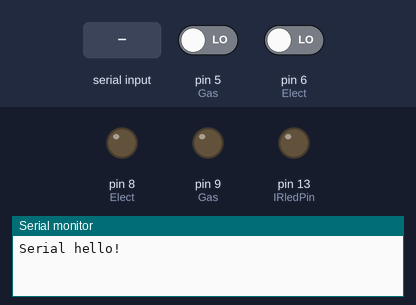
This sketch was run on a simulated Arduino Uno, built with avr-gcc and run on an emulated ATmega328P. Shown: output pins drawn as LEDs (lit = HIGH), the last lines printed to the serial monitor. Dashed ring = blinking. The test bench sets the inputs (shaded band); at power-on: pin 5 (Gas) LOW, pin 6 (Elect) LOW.

Above: at 1.2 s.
1.3 s: "T90\n" received over the second serial link
At 2.2 s:
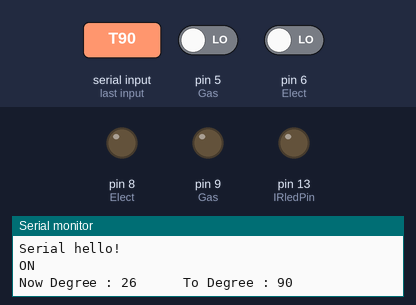
4.3 s: pin 5 (Gas) driven HIGH
At 6.0 s:
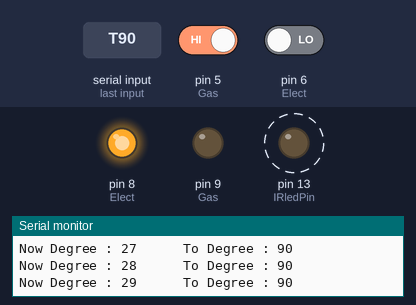
7.3 s: pin 6 (Elect) driven HIGH
At 10.0 s:
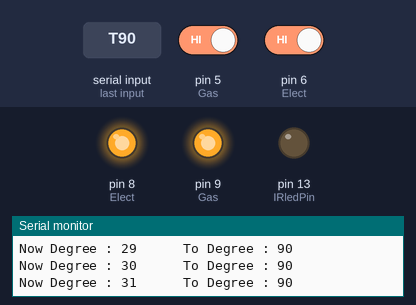
10.3 s: pin 5 (Gas) driven LOW
13.3 s: "F90\n" received over the second serial link
16.3 s: pin 6 (Elect) driven LOW
At 17.7 s:
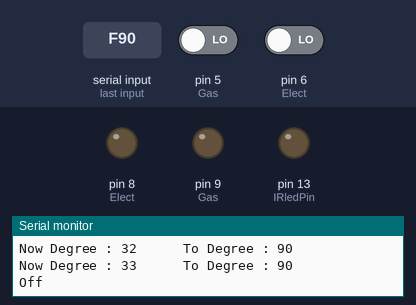
Timing chart, 0 to 18.9 s (numbered marks = the images above; inputs shaded):
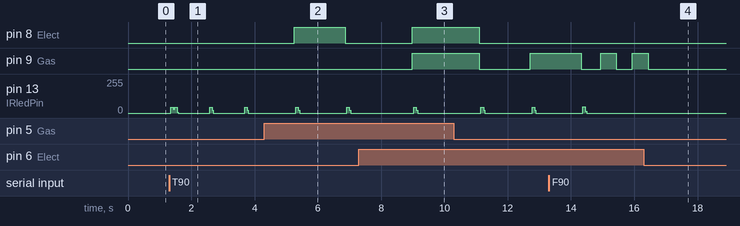

Measured:
- after the input at 4.3 s, pin 8 (Elect): LOW → HIGH after 0.95 s, → LOW 1.6 s later
- after the input at 7.3 s, pin 9 (Gas): LOW → HIGH after 1.7 s
- after the input at 16.3 s, pin 9 (Gas): goes on until 16.4 s, then stays LOW

The sketch:

remoteModule.ino
```cpp
#include <SoftwareSerial.h>

int IRledPin = 13;
SoftwareSerial mySerial(2,3);//RX TX
char deg;
bool isWork = false;
bool asdf = false;
String a;
String b;
int toDeg = 25;
int nowDeg = 25;

bool isGas = false;
bool isElect = false;

//T = 84 F = 70

void setup() {
  pinMode(5, INPUT); //Gas
  pinMode(6, INPUT); //Elect

  pinMode(8, OUTPUT); //Elect
  pinMode(9, OUTPUT); //Gas

  pinMode(IRledPin, OUTPUT);

  Serial.begin(9600);
  Serial.println("Serial hello!");

  mySerial.begin(9600);
  mySerial.println("hello!");
}

void loop() {
   if(digitalRead(5) == HIGH){
    isGas = !isGas;
    if(isGas){
      mySerial.println("G1");
    }else{
      mySerial.println("G0");
    }
    delay(500);
   }
   if(digitalRead(6) == HIGH){
    isElect = !isElect;
    if(isElect){
      mySerial.println("E1");
    }else{
      mySerial.println("E0");
    }
    delay(500);
   }
   if(isGas){
     digitalWrite(8, HIGH);
   }else{
    digitalWrite(8, LOW);
   }
   if(isElect){
    digitalWrite(9, HIGH);
   }else{
    digitalWrite(9, LOW);
   }

   if(mySerial.available()){
//    Serial.write(mySerial.read());
    deg = mySerial.read();
//    Serial.println(deg);
    if(deg == 'T' || deg == 'F' || deg == 'E' || deg == 'G'){
      if(deg == 'T'){
        TurnOn();
        isWork = true;
        Serial.println("ON");
      }else if (deg == 'F'){
        TurnOff();
        isWork = false;
        Serial.println("Off");
        nowDeg = 25;
      }else if(deg == 'E'){
        Serial.println("E");
        isElect = false;
      }else if(deg == 'G'){
        Serial.println("G");
        isGas = false;
      }else{

      }
    }else{
      a = String(deg);
      b+=a;
//    Serial.println(a);
      if(asdf){
//      Serial.println(b.toInt());
        toDeg = b.toInt();
        b="";
        asdf = false;
      }else{
        asdf = true;
      }
    }
//    Serial.println(mySerial.read());
//    Serial.write(mySerial.read() == 1);
   }
   if(Serial.available()){
    mySerial.write(Serial.read());
   }

   if(isWork){
      if(nowDeg > toDeg){
        TempDown();
        nowDeg--;
        Serial.print("Now Degree : ");
        Serial.print(nowDeg);
        Serial.print("      To Degree : ");
        Serial.println(toDeg);
        delay(1000);
      }else if(nowDeg < toDeg){
        TempUp();
        nowDeg++;
        Serial.print("Now Degree : ");
        Serial.print(nowDeg);
        Serial.print("      To Degree : ");
        Serial.println(toDeg);
        delay(1000);
      }
   }
}

void pulseIR(long microsecs) {
  // we'll count down from the number of microseconds we are told to wait

  cli();  // this turns off any background interrupts

  while (microsecs > 0) {
    // 38 kHz is about 13 microseconds high and 13 microseconds low
   digitalWrite(IRledPin, HIGH);  // this takes about 3 microseconds to happen
   delayMicroseconds(10);         // hang out for 10 microseconds
   digitalWrite(IRledPin, LOW);   // this also takes about 3 microseconds
   delayMicroseconds(10);         // hang out for 10 microseconds

   // so 26 microseconds altogether
   microsecs -= 26;
  }

  sei();  // this turns them back on
}
void TurnOn() {
  delayMicroseconds(31748); //Time off (Left Column on serial monitor)
  pulseIR(2940);           //Time on  (Right Column on serial monitor)
  delayMicroseconds(8880);
  pulseIR(500);
  delayMicroseconds(1520);
  pulseIR(480);
  delayMicroseconds(540);
  pulseIR(500);
  delayMicroseconds(560);
  pulseIR(460);
  delayMicroseconds(560);
  pulseIR(500);
  delayMicroseconds(560);
  pulseIR(460);
  delayMicroseconds(560);
  pulseIR(500);
  delayMicroseconds(520);
  pulseIR(480);
  delayMicroseconds(540);
  pulseIR(520);
  delayMicroseconds(560);
  pulseIR(500);
  delayMicroseconds(1500);
  pulseIR(480);
  delayMicroseconds(560);
  pulseIR(480);
  delayMicroseconds(580);
  pulseIR(460);
  delayMicroseconds(560);
  pulseIR(500);
  delayMicroseconds(540);
  pulseIR(480);
  delayMicroseconds(1580);
  pulseIR(460);
  delayMicroseconds(1580);
  pulseIR(500);
  delayMicroseconds(540);
  pulseIR(520);
  delayMicroseconds(1500);
  pulseIR(480);
  delayMicroseconds(1540);
  pulseIR(500);
  delayMicroseconds(1520);
  pulseIR(500);
  delayMicroseconds(1500);
  pulseIR(480);
  delayMicroseconds(1540);
  pulseIR(520);
  delayMicroseconds(1540);
  pulseIR(460);
  delayMicroseconds(1580);
  pulseIR(480);
  delayMicroseconds(1600);
  pulseIR(480);
  delayMicroseconds(540);
  pulseIR(520);
  delayMicroseconds(540);
  pulseIR(460);
  delayMicroseconds(580);
  pulseIR(480);
  delayMicroseconds(540);
  pulseIR(520);
  delayMicroseconds(1480);
  pulseIR(500);
  delayMicroseconds(560);
  pulseIR(460);
  delayMicroseconds(560);
  pulseIR(500);
  delayMicroseconds(1500);
  pulseIR(500);
  delayMicroseconds(1520);
  pulseIR(480);
  delayMicroseconds(540);
  pulseIR(480);
  delayMicroseconds(580);
  pulseIR(520);
  delayMicroseconds(1500);
  pulseIR(520);
  delayMicroseconds(560);
  pulseIR(500);
  delayMicroseconds(520);
  pulseIR(480);
  delayMicroseconds(1540);
  pulseIR(480);
  delayMicroseconds(1580);
  pulseIR(460);
  delayMicroseconds(560);
  pulseIR(480);
  delayMicroseconds(1540);
  pulseIR(480);
  delayMicroseconds(1540);
  pulseIR(480);
  delayMicroseconds(560);
  pulseIR(500);
  delayMicroseconds(540);
  pulseIR(440);
  delayMicroseconds(560);
  pulseIR(460);
  delayMicroseconds(580);
  pulseIR(480);
  delayMicroseconds(540);
  pulseIR(520);
  delayMicroseconds(540);
  pulseIR(440);
  delayMicroseconds(560);
  pulseIR(480);
  delayMicroseconds(600);
  pulseIR(500);
  delayMicroseconds(1500);
  pulseIR(460);
  delayMicroseconds(1560);
  pulseIR(460);
  delayMicroseconds(1560);
  pulseIR(440);
  delayMicroseconds(1560);
  pulseIR(640);
}

void TempUp() {
  // This is the code for the CHANNEL + for the downstairs TV COMCAST
  delayMicroseconds(13712); //Time off (Left Column on serial monitor)
  pulseIR(2920);           //Time on  (Right Column on serial monitor)
  delayMicroseconds(8880);
  pulseIR(520);
  delayMicroseconds(1520);
  pulseIR(480);
  delayMicroseconds(540);
  pulseIR(500);
  delayMicroseconds(520);
  pulseIR(500);
  delayMicroseconds(520);
  pulseIR(500);
  delayMicroseconds(560);
  pulseIR(460);
  delayMicroseconds(560);
  pulseIR(500);
  delayMicroseconds(540);
  pulseIR(480);
  delayMicroseconds(560);
  pulseIR(500);
  delayMicroseconds(540);
  pulseIR(480);
  delayMicroseconds(1520);
  pulseIR(500);
  delayMicroseconds(520);
  pulseIR(500);
  delayMicroseconds(520);
  pulseIR(500);
  delayMicroseconds(520);
  pulseIR(500);
  delayMicroseconds(560);
  pulseIR(500);
  delayMicroseconds(1500);
  pulseIR(540);
  delayMicroseconds(1540);
  pulseIR(540);
  delayMicroseconds(500);
  pulseIR(540);
  delayMicroseconds(1480);
  pulseIR(500);
  delayMicroseconds(1540);
  pulseIR(480);
  delayMicroseconds(1540);
  pulseIR(500);
  delayMicroseconds(1500);
  pulseIR(520);
  delayMicroseconds(1560);
  pulseIR(460);
  delayMicroseconds(1540);
  pulseIR(460);
  delayMicroseconds(1560);
  pulseIR(500);
  delayMicroseconds(1520);
  pulseIR(500);
  delayMicroseconds(520);
  pulseIR(560);
  delayMicroseconds(520);
  pulseIR(500);
  delayMicroseconds(520);
  pulseIR(480);
  delayMicroseconds(560);
  pulseIR(460);
  delayMicroseconds(1560);
  pulseIR(480);
  delayMicroseconds(540);
  pulseIR(460);
  delayMicroseconds(580);
  pulseIR(500);
  delayMicroseconds(1500);
  pulseIR(480);
  delayMicroseconds(1540);
  pulseIR(520);
  delayMicroseconds(540);
  pulseIR(460);
  delayMicroseconds(560);
  pulseIR(500);
  delayMicroseconds(540);
  pulseIR(480);
  delayMicroseconds(1520);
  pulseIR(520);
  delayMicroseconds(520);
  pulseIR(480);
  delayMicroseconds(1540);
  pulseIR(460);
  delayMicroseconds(1540);
  pulseIR(460);
  delayMicroseconds(600);
  pulseIR(480);
  delayMicroseconds(1600);
  pulseIR(520);
  delayMicroseconds(1480);
  pulseIR(480);
  delayMicroseconds(580);
  pulseIR(460);
  delayMicroseconds(560);
  pulseIR(500);
  delayMicroseconds(540);
  pulseIR(500);
  delayMicroseconds(500);
  pulseIR(500);
  delayMicroseconds(540);
  pulseIR(480);
  delayMicroseconds(560);
  pulseIR(480);
  delayMicroseconds(560);
  pulseIR(480);
  delayMicroseconds(540);
  pulseIR(500);
  delayMicroseconds(1500);
  pulseIR(480);
  delayMicroseconds(1560);
  pulseIR(460);
  delayMicroseconds(1560);
  pulseIR(500);
  delayMicroseconds(1520);
  pulseIR(440);
}

void TempDown() {
  // This is the code for the CHANNEL + for the downstairs TV COMCAST
  delayMicroseconds(56600); //Time off (Left Column on serial monitor)
  pulseIR(2940);           //Time on  (Right Column on serial monitor)
  delayMicroseconds(8900);
  pulseIR(480);
  delayMicroseconds(1560);
  pulseIR(500);
  delayMicroseconds(520);
  pulseIR(460);
  delayMicroseconds(580);
  pulseIR(460);
  delayMicroseconds(560);
  pulseIR(480);
  delayMicroseconds(540);
  pulseIR(500);
  delayMicroseconds(560);
  pulseIR(480);
  delayMicroseconds(560);
  pulseIR(480);
  delayMicroseconds(540);
  pulseIR(500);
  delayMicroseconds(560);
  pulseIR(480);
  delayMicroseconds(1540);
  pulseIR(520);
  delayMicroseconds(580);
  pulseIR(480);
  delayMicroseconds(540);
  pulseIR(480);
  delayMicroseconds(580);
  pulseIR(480);
  delayMicroseconds(560);
  pulseIR(480);
  delayMicroseconds(1580);
  pulseIR(480);
  delayMicroseconds(1580);
  pulseIR(460);
  delayMicroseconds(580);
  pulseIR(480);
  delayMicroseconds(1520);
  pulseIR(480);
  delayMicroseconds(1540);
  pulseIR(520);
  delayMicroseconds(1480);
  pulseIR(480);
  delayMicroseconds(1540);
  pulseIR(480);
  delayMicroseconds(1560);
  pulseIR(460);
  delayMicroseconds(1580);
  pulseIR(480);
  delayMicroseconds(1580);
  pulseIR(500);
  delayMicroseconds(1540);
  pulseIR(480);
  delayMicroseconds(580);
  pulseIR(460);
  delayMicroseconds(580);
  pulseIR(480);
  delayMicroseconds(580);
  pulseIR(440);
  delayMicroseconds(580);
  pulseIR(460);
  delayMicroseconds(1540);
  pulseIR(460);
  delayMicroseconds(580);
  pulseIR(440);
  delayMicroseconds(580);
  pulseIR(500);
  delayMicroseconds(1500);
  pulseIR(480);
  delayMicroseconds(1560);
  pulseIR(500);
  delayMicroseconds(520);
  pulseIR(460);
  delayMicroseconds(560);
  pulseIR(560);
  delayMicroseconds(1500);
  pulseIR(520);
  delayMicroseconds(540);
  pulseIR(480);
  delayMicroseconds(580);
  pulseIR(440);
  delayMicroseconds(1560);
  pulseIR(460);
  delayMicroseconds(1580);
  pulseIR(520);
  delayMicroseconds(500);
  pulseIR(480);
  delayMicroseconds(1540);
  pulseIR(520);
  delayMicroseconds(1500);
  pulseIR(460);
  delayMicroseconds(580);
  pulseIR(500);
  delayMicroseconds(540);
  pulseIR(480);
  delayMicroseconds(560);
  pulseIR(440);
  delayMicroseconds(540);
  pulseIR(480);
  delayMicroseconds(580);
  pulseIR(460);
  delayMicroseconds(560);
  pulseIR(500);
  delayMicroseconds(560);
  pulseIR(460);
  delayMicroseconds(580);
  pulseIR(440);
  delayMicroseconds(1560);
  pulseIR(480);
  delayMicroseconds(1540);
  pulseIR(520);
  delayMicroseconds(1520);
  pulseIR(440);
  delayMicroseconds(1540);
  pulseIR(580);
}

void TurnOff() {
  delayMicroseconds(23516); //Time off (Left Column on serial monitor)
  pulseIR(3100);           //Time on  (Right Column on serial monitor)
  delayMicroseconds(8620);
  pulseIR(520);
  delayMicroseconds(1540);
  pulseIR(500);
  delayMicroseconds(500);
  pulseIR(500);
  delayMicroseconds(500);
  pulseIR(520);
  delayMicroseconds(480);
  pulseIR(520);
  delayMicroseconds(480);
  pulseIR(520);
  delayMicroseconds(500);
  pulseIR(500);
  delayMicroseconds(500);
  pulseIR(520);
  delayMicroseconds(480);
  pulseIR(520);
  delayMicroseconds(500);
  pulseIR(520);
  delayMicroseconds(1520);
  pulseIR(520);
  delayMicroseconds(480);
  pulseIR(520);
  delayMicroseconds(500);
  pulseIR(520);
  delayMicroseconds(480);
  pulseIR(520);
  delayMicroseconds(480);
  pulseIR(520);
  delayMicroseconds(480);
  pulseIR(520);
  delayMicroseconds(480);
  pulseIR(520);
  delayMicroseconds(1520);
  pulseIR(520);
  delayMicroseconds(1520);
  pulseIR(520);
  delayMicroseconds(1520);
  pulseIR(520);
  delayMicroseconds(1520);
  pulseIR(520);
  delayMicroseconds(480);
  pulseIR(520);
  delayMicroseconds(1520);
  pulseIR(520);
  delayMicroseconds(480);
  pulseIR(520);
  delayMicroseconds(1520);
  pulseIR(520);
  delayMicroseconds(1520);
  pulseIR(520);
  delayMicroseconds(480);
  pulseIR(520);
  delayMicroseconds(500);
  pulseIR(520);
  delayMicroseconds(480);
  pulseIR(520);
  delayMicroseconds(500);
  pulseIR(520);
  delayMicroseconds(1520);
  pulseIR(520);
  delayMicroseconds(480);
  pulseIR(520);
  delayMicroseconds(520);
  pulseIR(520);
  delayMicroseconds(1520);
  pulseIR(520);
  delayMicroseconds(1520);
  pulseIR(520);
  delayMicroseconds(480);
  pulseIR(520);
  delayMicroseconds(480);
  pulseIR(520);
  delayMicroseconds(480);
  pulseIR(520);
  delayMicroseconds(1520);
  pulseIR(520);
  delayMicroseconds(1520);
  pulseIR(520);
  delayMicroseconds(1520);
  pulseIR(520);
  delayMicroseconds(1520);
  pulseIR(520);
  delayMicroseconds(480);
  pulseIR(520);
  delayMicroseconds(480);
  pulseIR(520);
  delayMicroseconds(520);
  pulseIR(520);
  delayMicroseconds(1520);
  pulseIR(500);
  delayMicroseconds(500);
  pulseIR(500);
  delayMicroseconds(500);
  pulseIR(520);
  delayMicroseconds(480);
  pulseIR(520);
  delayMicroseconds(480);
  pulseIR(520);
  delayMicroseconds(500);
  pulseIR(500);
  delayMicroseconds(500);
  pulseIR(520);
  delayMicroseconds(480);
  pulseIR(520);
  delayMicroseconds(480);
  pulseIR(520);
  delayMicroseconds(520);
  pulseIR(500);
  delayMicroseconds(1540);
  pulseIR(500);
  delayMicroseconds(1540);
  pulseIR(500);
}
```
